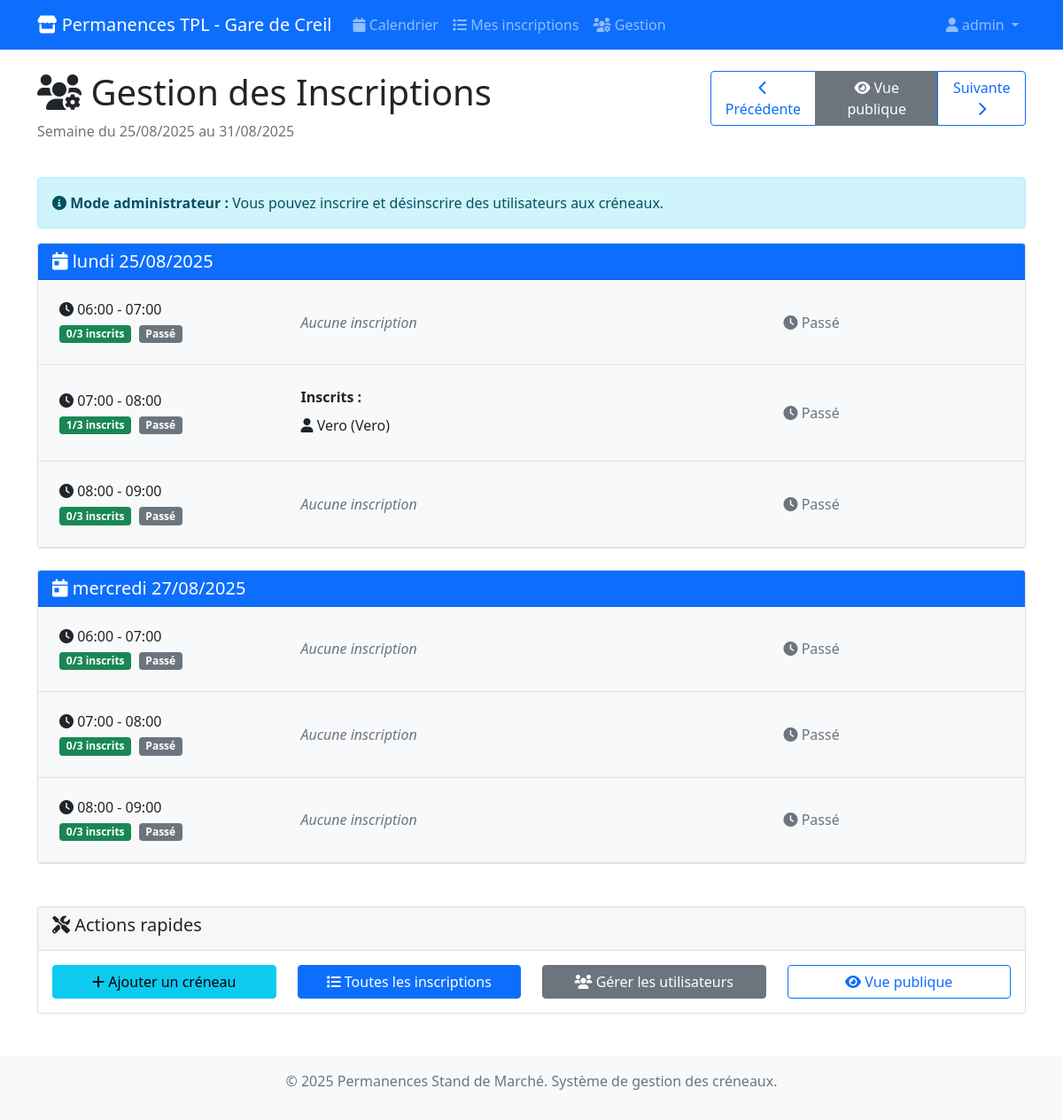
Page /permanences/gestion/?week=2025-08-25 (signed in) on the committed database.
### permanences/models.py (models this page shows, shortened)
class CreneauHoraire(models.Model):
    date = models.DateField(help_text="Date du créneau")
    heure_debut = models.TimeField(help_text="Heure de début du créneau")
    heure_fin = models.TimeField(help_text="Heure de fin du créneau")
    max_personnes = models.PositiveIntegerField(
        default=3,
        help_text="Nombre maximum de personnes autorisées pour ce créneau"
    )
    actif = models.BooleanField(default=True, help_text="Créneau disponible pour inscription")
    class Meta:
        verbose_name = "Créneau horaire"
        verbose_name_plural = "Créneaux horaires"
        unique_together = ['date', 'heure_debut']
        ordering = ['date', 'heure_debut']
    @property
    def places_disponibles(self):
        try:
            inscriptions_count = self.inscriptions.filter(annulee=False).count()
            return max(0, self.max_personnes - inscriptions_count)
        except Exception:
            return self.max_personnes
    @property
    def complet(self):
        try:
            return self.places_disponibles <= 0
        except Exception:
            return False
    @property
    def est_passe(self):
        try:
            maintenant = datetime.now()
            creneau_datetime = datetime.combine(self.date, self.heure_debut)
            return creneau_datetime < maintenant
        except Exception:
            return False

class Inscription(models.Model):
    utilisateur = models.ForeignKey(
        User,
        on_delete=models.CASCADE,
        related_name='inscriptions',
        help_text="Utilisateur inscrit"
    )
    creneau = models.ForeignKey(
        CreneauHoraire,
        on_delete=models.CASCADE,
        related_name='inscriptions',
        help_text="Créneau horaire"
    )
    date_inscription = models.DateTimeField(
        auto_now_add=True,
        help_text="Date et heure d'inscription"
    )
    annulee = models.BooleanField(default=False, help_text="Inscription annulée")
    date_annulation = models.DateTimeField(
        null=True,
        blank=True,
        help_text="Date et heure d'annulation"
    )
    commentaire = models.TextField(
        blank=True,
        help_text="Commentaire optionnel"
    )
    class Meta:
        verbose_name = "Inscription"
        verbose_name_plural = "Inscriptions"
        unique_together = ['utilisateur', 'creneau']
        ordering = ['-date_inscription']

### permanences/views.py (the view)
# urls.py: path('gestion/', views.gestion_inscriptions, name='gestion'),
@user_passes_test(is_superuser)
def gestion_inscriptions(request):
    today = timezone.now().date()
    week_start = request.GET.get('week')
    if week_start:
        try:
            week_start = datetime.strptime(week_start, '%Y-%m-%d').date()
        except ValueError:
            week_start = today - timedelta(days=today.weekday())
    else:
        week_start = today - timedelta(days=today.weekday())
    week_end = week_start + timedelta(days=6)
    from django.contrib.auth.models import User
    utilisateurs = User.objects.filter(is_active=True).order_by('username')
    creneaux = CreneauHoraire.objects.filter(
        date__range=[week_start, week_end],
        actif=True
    ).prefetch_related('inscriptions__utilisateur').order_by('date', 'heure_debut')
    creneaux_par_jour = {}
    for creneau in creneaux:
        if creneau.date not in creneaux_par_jour:
            creneaux_par_jour[creneau.date] = []
        utilisateurs_inscrits_ids = set(
            inscription.utilisateur.id
            for inscription in creneau.inscriptions.filter(annulee=False)
        )
        creneau.utilisateurs_disponibles = [
            utilisateur for utilisateur in utilisateurs
            if utilisateur.id not in utilisateurs_inscrits_ids
        ]
        creneaux_par_jour[creneau.date].append(creneau)
    prev_week = week_start - timedelta(days=7)
    next_week = week_start + timedelta(days=7)
    context = {
        'creneaux_par_jour': creneaux_par_jour,
        'utilisateurs': utilisateurs,
        'week_start': week_start,
        'week_end': week_end,
        'prev_week': prev_week,
        'next_week': next_week,
        'today': today,
    }
    return render(request, 'permanences/gestion_inscriptions.html', context)

### permanences/views.py (called while the page is built)
def is_superuser(user):
    return user.is_superuser

### templates/permanences/gestion_inscriptions.html (shortened to what this page needs)
{% extends 'base.html' %}
{% block content %}
<div class="row mb-4">
    <div class="col-md-8">
        <h1><i class="fas fa-users-cog"></i> Gestion des Inscriptions</h1>
        <p class="text-muted">Semaine du {{ week_start|date:"d/m/Y" }} au {{ week_end|date:"d/m/Y" }}</p>
    </div>
    <div class="col-md-4 text-end">
        <div class="btn-group" role="group">
            <a href="?week={{ prev_week|date:'Y-m-d' }}" class="btn btn-outline-primary">
                <i class="fas fa-chevron-left"></i> Précédente
            </a>
            <a href="{% url 'permanences:calendrier' %}" class="btn btn-secondary">
                <i class="fas fa-eye"></i> Vue publique
            </a>
            <a href="?week={{ next_week|date:'Y-m-d' }}" class="btn btn-outline-primary">
                Suivante <i class="fas fa-chevron-right"></i>
            </a>
        </div>
    </div>
</div>
<div class="alert alert-info">
    <i class="fas fa-info-circle"></i>
    <strong>Mode administrateur :</strong>
    Vous pouvez inscrire et désinscrire des utilisateurs aux créneaux.
</div>
<div class="row">
    {% for date, creneaux in creneaux_par_jour.items %}
    <div class="col-12 mb-4">
        <div class="card">
            <div class="card-header bg-primary text-white">
                <h5 class="card-title mb-0">
                    <i class="fas fa-calendar-day"></i>
                    {{ date|date:"l d/m/Y" }}
                </h5>
            </div>
            <div class="card-body p-0">
                {% for creneau in creneaux %}
                <div class="border-bottom p-4 {% if creneau.est_passe %}bg-light{% endif %}">
                    <div class="row align-items-center">
                        <div class="col-md-3">
                            <h6 class="mb-1">
                                <i class="fas fa-clock"></i>
                                {{ creneau.heure_debut|time:"H:i" }} - {{ creneau.heure_fin|time:"H:i" }}
                            </h6>
                            <span class="badge
                                {% if creneau.complet %}bg-danger{% elif creneau.places_disponibles <= 1 %}bg-warning{% else %}bg-success{% endif %}">
                                {% with creneau.inscriptions.count as nb_inscriptions %}
                                    {{ nb_inscriptions }}/{{ creneau.max_personnes }} inscrits
                                {% endwith %}
                            </span>
                            {% if creneau.est_passe %}
                                <span class="badge bg-secondary ms-1">Passé</span>
                            {% endif %}
                        </div>
                        <div class="col-md-6">
                            {% with creneau.inscriptions.all as inscriptions %}
                                {% if inscriptions %}
                                    <strong>Inscrits :</strong>
                                    <ul class="list-unstyled mb-0 mt-1">
                                        {% for inscription in inscriptions %}
                                            {% if not inscription.annulee %}
                                            <li class="d-flex justify-content-between align-items-center py-1">
                                                <span>
                                                    <i class="fas fa-user"></i>
                                                    {{ inscription.utilisateur.first_name|default:inscription.utilisateur.username }}
                                                    ({{ inscription.utilisateur.username }})
                                                </span>
                                            </li>
                                            {% endif %}
                                        {% endfor %}
                                    </ul>
                                {% else %}
                                    <em class="text-muted">Aucune inscription</em>
                                {% endif %}
                            {% endwith %}
                        </div>
                        <div class="col-md-3">
                            {% if not creneau.est_passe and not creneau.complet %}
                                <form method="post" action="{% url 'permanences:inscrire' creneau.id %}">
                                    {% csrf_token %}
                                    <div class="input-group">
                                        <select name="utilisateur_id" class="form-select form-select-sm" required>
                                            <option value="">Choisir un utilisateur</option>
                                            {% for utilisateur in creneau.utilisateurs_disponibles %}
                                                <option value="{{ utilisateur.id }}">
                                                    {{ utilisateur.first_name|default:utilisateur.username }} ({{ utilisateur.username }})
                                                </option>
                                            {% endfor %}
                                        </select>
                                        <button type="submit" class="btn btn-sm btn-success">
                                            <i class="fas fa-plus"></i>
                                        </button>
                                    </div>
                                </form>
                            {% elif creneau.complet and not creneau.est_passe %}
                                <span class="text-danger">
                                    <i class="fas fa-ban"></i> Complet
                                </span>
                            {% elif creneau.est_passe %}
                                <span class="text-muted">
                                    <i class="fas fa-clock"></i> Passé
                                </span>
                            {% endif %}
                        </div>
                    </div>
                </div>
                {% empty %}
                <div class="p-3 text-center text-muted">
                    <i class="fas fa-calendar-times"></i>
                    Aucun créneau disponible
                </div>
                {% endfor %}
            </div>
        </div>
    </div>
    {% endfor %}
</div>
<div class="mt-4">
    <div class="card">
        <div class="card-header">
            <h5><i class="fas fa-tools"></i> Actions rapides</h5>
        </div>
        <div class="card-body">
            <div class="row">
                <div class="col-md-3">
                    <a href="{% url 'admin:permanences_creneauhoraire_add' %}" class="btn btn-info w-100">
                        <i class="fas fa-plus"></i> Ajouter un créneau
                    </a>
                </div>
                <div class="col-md-3">
                    <a href="{% url 'admin:permanences_inscription_changelist' %}" class="btn btn-primary w-100">
                        <i class="fas fa-list"></i> Toutes les inscriptions
                    </a>
                </div>
                <div class="col-md-3">
                    <a href="{% url 'admin:auth_user_changelist' %}" class="btn btn-secondary w-100">
                        <i class="fas fa-users"></i> Gérer les utilisateurs
                    </a>
                </div>
                <div class="col-md-3">
                    <a href="{% url 'permanences:calendrier' %}" class="btn btn-outline-primary w-100">
                        <i class="fas fa-eye"></i> Vue publique
                    </a>
                </div>
            </div>
        </div>
    </div>
</div>
{% endblock %}

### templates/base.html (shortened to what this page needs)
<!DOCTYPE html>
<html lang="fr">
<head>
    <link href="https://cdn.jsdelivr.net/npm/bootstrap@5.1.3/dist/css/bootstrap.min.css" rel="stylesheet">
    <link href="https://cdnjs.cloudflare.com/ajax/libs/font-awesome/6.0.0/css/all.min.css" rel="stylesheet">
</head>
<body>
    <nav class="navbar navbar-expand-lg navbar-dark bg-primary">
        <div class="container">
            <a class="navbar-brand" href="{% url 'permanences:calendrier' %}">
                <i class="fas fa-store"></i> Permanences TPL - Gare de Creil
            </a>
            <div class="collapse navbar-collapse" id="navbarNav">
                <ul class="navbar-nav me-auto">
                    <li class="nav-item">
                        <a class="nav-link" href="{% url 'permanences:calendrier' %}">
                            <i class="fas fa-calendar"></i> Calendrier
                        </a>
                    </li>
                    {% if user.is_authenticated %}
                    <li class="nav-item">
                        <a class="nav-link" href="{% url 'permanences:mes_inscriptions' %}">
                            <i class="fas fa-list"></i> Mes inscriptions
                        </a>
                    </li>
                    {% endif %}
                    {% if user.is_superuser %}
                    <li class="nav-item">
                        <a class="nav-link" href="{% url 'permanences:gestion' %}">
                            <i class="fas fa-users-cog"></i> Gestion
                        </a>
                    </li>
                    {% endif %}
                </ul>
                <ul class="navbar-nav">
                    {% if user.is_authenticated %}
                        <li class="nav-item dropdown">
                            <a class="nav-link dropdown-toggle" href="#" id="navbarDropdown" role="button" data-bs-toggle="dropdown">
                                <i class="fas fa-user"></i> {{ user.username }}
                            </a>
                        </li>
                    {% else %}
                        <li class="nav-item">
                            <a class="nav-link" href="{% url 'login' %}">
                                <i class="fas fa-sign-in-alt"></i> Connexion
                            </a>
                        </li>
                    {% endif %}
                </ul>
            </div>
        </div>
    </nav>
    <main class="container mt-4">
        {% block content %}
        {% endblock %}
    </main>
    <footer class="bg-light text-center text-muted mt-5 py-3">
        <div class="container">
            <p>&copy; 2025 Permanences Stand de Marché. Système de gestion des créneaux.</p>
        </div>
    </footer>
</body>
</html>

### rows in the picture
CreneauHoraire: date "lundi 25/08/2025", heure_debut "06:00", heure_fin "07:00", inscriptions.count "0", max_personnes "3", shows "Passé", shows "Aucune inscription"
CreneauHoraire: heure_debut "07:00", heure_fin "08:00", inscriptions.count "1", max_personnes "3", date "Passé"
Inscription: utilisateur.first_name "Vero", utilisateur.username "Vero"
CreneauHoraire: heure_debut "08:00", heure_fin "09:00", inscriptions.count "0", max_personnes "3", date "Passé", shows "Aucune inscription"
CreneauHoraire: date "mercredi 27/08/2025", heure_debut "06:00", heure_fin "07:00", inscriptions.count "0", max_personnes "3", shows "Passé", shows "Aucune inscription"
CreneauHoraire: heure_debut "07:00", heure_fin "08:00", inscriptions.count "0", max_personnes "3", date "Passé", shows "Aucune inscription"
CreneauHoraire: heure_debut "08:00", heure_fin "09:00", inscriptions.count "0", max_personnes "3", date "Passé", shows "Aucune inscription"

### other values in the picture
{{ user.username }} "admin"
{{ week_start|date:"d/m/Y" }} "25/08/2025"
{{ week_end|date:"d/m/Y" }} "31/08/2025"
